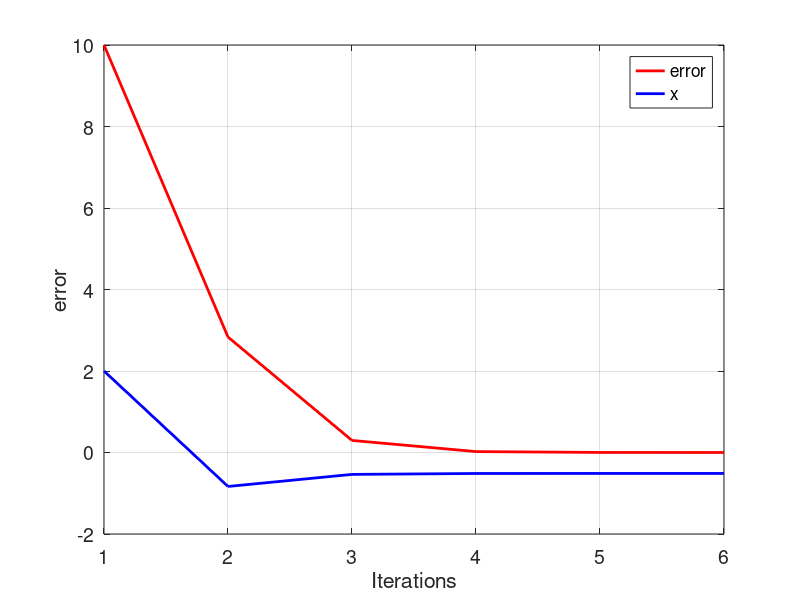

Reproduce this figure in MATLAB.
ini_valor = 2
i = 1;
e(i)=10;

while(e(i) > 0.001)
    if (i == 1)
        x(i) = ini_valor
    end
    g(i) = 5/((x(i)^2)-10);
    i= i+1;
    x(i) = g(i-1)
    e(i) = abs(x(i-1)-x(i))
    
    if (e(i) > 50);
        break;
 end
end
tamanio = size(e);
ite= 1:1:tamanio(2);

figure ('DefaultAxesFontsize', 14)
set (gcf, 'color', 'white');
plot(ite,e,'color',[1 0 0],'LineWidth',2);
grid on
hold on
plot(ite,x,'color',[0 0 1],'LineWidth',2)
xlabel('Iterations')
ylabel('error')
legend ('error','x')
